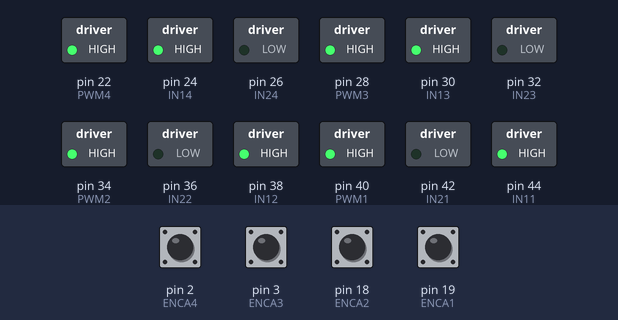
A sketch run on a simulated Arduino Mega 2560, built with avr-gcc and run on an emulated ATmega2560. On the bench: switched loads named in the sketch (green lamp = pin HIGH). The inputs (shaded band) are chosen by the test bench; at power-on: pin 2 (ENCA4), pin 3 (ENCA3), pin 18 (ENCA2), pin 19 (ENCA1) HIGH.

Above: at 0.1 s.
At 12.7 s:
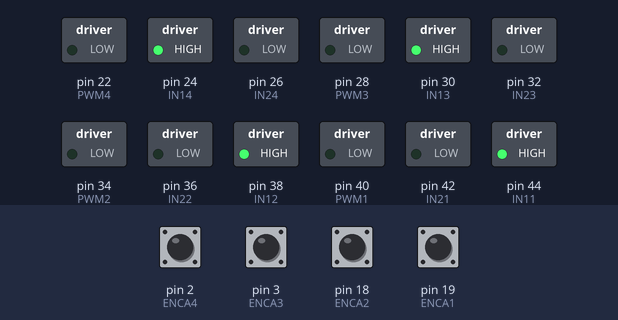
Timing chart, 0 to 14.2 s (numbered marks = the images above):
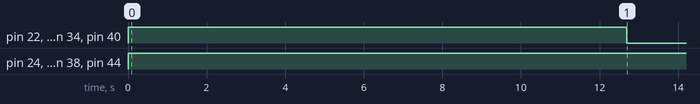

Measured:
- by itself, pin 22 (PWM4), pin 28 (PWM3), pin 34 (PWM2), pin 40 (PWM1): LOW → HIGH at 0.00 s, → LOW 12.7 s later
- by itself, pin 24 (IN14), pin 30 (IN13), pin 38 (IN12), pin 44 (IN11): LOW → HIGH at 0.00 s

The sketch:

DISORF_rover_control.ino
```cpp
#include <util/atomic.h>

// Pins for each motor
#define ENCA4 2
#define ENCB4 7
#define PWM4 22
#define IN14 24
#define IN24 26

#define ENCA3 3
#define ENCB3 6
#define PWM3 28
#define IN13 30
#define IN23 32

#define ENCA2 18
#define ENCB2 14
#define PWM2 34
#define IN12 38
#define IN22 36

#define ENCA1 19
#define ENCB1 15
#define PWM1 40
#define IN11 44
#define IN21 42

// Global variables for each motor
struct Motor {
    volatile int pos = 0;
    volatile float velocity = 0;
    long prevT = 0;
    int posPrev = 0;
    float vFilt = 0;
    float vPrev = 0;
    float eintegral = 0;
    volatile float vt = 250; // Target velocity
};

Motor motors[4];

// Serial communication
String inputString = "";
boolean stringComplete = false;

void setup() {
    Serial.begin(115200);

    pinMode(ENCA1, INPUT);
    pinMode(ENCB1, INPUT);
    pinMode(PWM1, OUTPUT);
    pinMode(IN11, OUTPUT);
    pinMode(IN21, OUTPUT);

    pinMode(ENCA2, INPUT);
    pinMode(ENCB2, INPUT);
    pinMode(PWM2, OUTPUT);
    pinMode(IN12, OUTPUT);
    pinMode(IN22, OUTPUT);

    pinMode(ENCA3, INPUT);
    pinMode(ENCB3, INPUT);
    pinMode(PWM3, OUTPUT);
    pinMode(IN13, OUTPUT);
    pinMode(IN23, OUTPUT);

    pinMode(ENCA4, INPUT);
    pinMode(ENCB4, INPUT);
    pinMode(PWM4, OUTPUT);
    pinMode(IN14, OUTPUT);
    pinMode(IN24, OUTPUT);

    // Attach interrupts for all encoders
    attachInterrupt(digitalPinToInterrupt(ENCA1), []{ readEncoder(0, ENCB1); }, RISING);
    attachInterrupt(digitalPinToInterrupt(ENCA2), []{ readEncoder(1, ENCB2); }, RISING);
    attachInterrupt(digitalPinToInterrupt(ENCA3), []{ readEncoder(2, ENCB3); }, RISING);
    attachInterrupt(digitalPinToInterrupt(ENCA4), []{ readEncoder(3, ENCB4); }, RISING);
}

void loop() {
    if (stringComplete) {
        if (inputString.startsWith("<[") && inputString.endsWith("]>")) {
            int startIdx = 2;
            for (int i = 0; i < 4; i++) {
                int endIdx = inputString.indexOf(",", startIdx);
                if (endIdx == -1 && i < 3) {
                    endIdx = inputString.indexOf("]", startIdx);
                }
                motors[i].vt = inputString.substring(startIdx, endIdx).toFloat();
                startIdx = endIdx + 1;
            }
            inputString = "";
            stringComplete = false;
        }
    }

    processMotor(motors[0], PWM1, IN11, IN21);
    processMotor(motors[1], PWM2, IN12, IN22);
    processMotor(motors[2], PWM3, IN13, IN23);
    processMotor(motors[3], PWM4, IN14, IN24);
}

void serialEvent() {
    while (Serial.available()) {
        char inChar = (char)Serial.read();
        inputString += inChar;
        if (inChar == '>') {
            stringComplete = true;
        }
    }
}

void setMotor(Motor& motor, int pwmVal, int pwm, int in1, int in2) {
    analogWrite(pwm, pwmVal);
    if (motor.vt - motor.vFilt < 0) {
        digitalWrite(in1, LOW);
        digitalWrite(in2, HIGH);
    } else {
        digitalWrite(in1, HIGH);
        digitalWrite(in2, LOW);
    }
}

void readEncoder(int index, int encBPin) {
    int b = digitalRead(encBPin);
    int increment = b > 0 ? 1 : -1;
    motors[index].pos += increment;
}

void processMotor(Motor& motor, int pwmPin, int in1, int in2) {
    int pos;
    ATOMIC_BLOCK(ATOMIC_RESTORESTATE){
        pos = motor.pos;
    }
    long currT = micros();
    float deltaT = ((float)(currT - motor.prevT)) / 1.0e6;
    float velocity = (pos - motor.posPrev) / deltaT;
    motor.posPrev = pos;
    motor.prevT = currT;

    float v = velocity / 784.0 * 60.0;
    motor.vFilt = 0.854 * motor.vFilt + 0.0728 * v + 0.0728 * motor.vPrev;
    motor.vPrev = v;

    float kp = 5;
    float ki = 10;
    float e = motor.vt - motor.vFilt;
    motor.eintegral += e * deltaT;

    float u = kp * e + ki * motor.eintegral;
    int dir = u < 0 ? -1 : 1;
    int pwr = (int) fabs(u);
    if (pwr > 255) {
        pwr = 255;
    }

    setMotor(motor, pwr, pwmPin, in1, in2);
}
```
